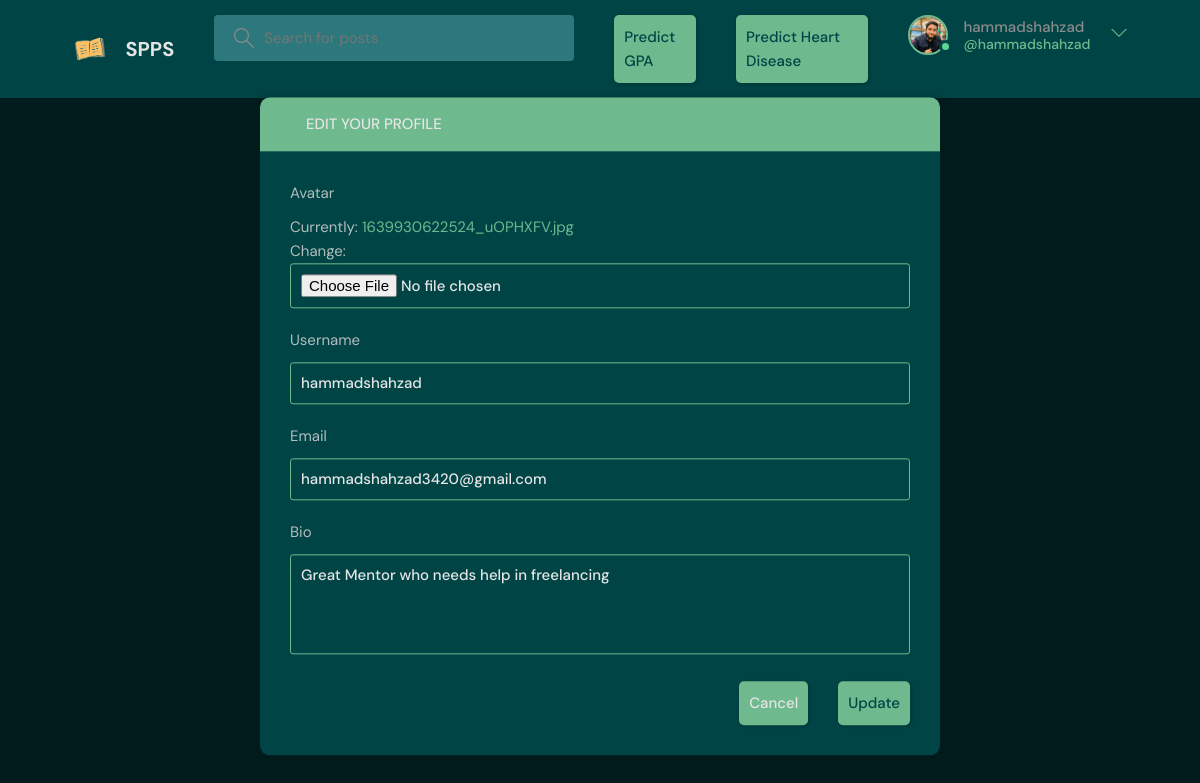
Page /update-user/ (signed in) on the committed database.
### base/models.py (models this page shows)
class User(AbstractUser):
    name = models.CharField(max_length=200, null=True)
    email = models.EmailField(max_length=200, unique=True)
    bio = models.TextField(max_length=255, null=True)
    avatar = models.ImageField(null = True, default='avatar.svg')
    USERNAME_FIELD = 'email'
    REQUIRED_FIELDS = []

### base/views.py (the view)
# urls.py: path('update-user/', views.user_update , name='update-user'),
@login_required(login_url='home')
def user_update(request):
    user = request.user
    if request.method == 'POST':
        form = UserForm(request.POST, request.FILES,instance=user)
        print(form)
        if form.is_valid():
            form.save()
            return redirect('profile', id=user.id)
    form  = UserForm(instance=user)
    return render(request, 'base/update-user.html', {'form': form})

### base/forms.py
class UserForm(ModelForm):
    class Meta:
        model = User
        fields = ['avatar','username', 'email','bio', ]

### base/templates/base/update-user.html (shortened to what this page needs)
{% extends 'base.html' %}
{% block content %}
<main class="update-account layout">
  <div class="container">
    <div class="layout__box">
      <div class="layout__boxHeader">
        <div class="layout__boxTitle">
          <a href="{% url 'home' %}">
            <svg version="1.1" xmlns="http://www.w3.org/2000/svg" width="32" height="32" viewBox="0 0 32 32">
              <title>arrow-left</title>
              <path
                d="M13.723 2.286l-13.723 13.714 13.719 13.714 1.616-1.611-10.96-10.96h27.625v-2.286h-27.625l10.965-10.965-1.616-1.607z">
              </path>
            </svg>
          </a>
          <h3>Edit your profile</h3>
        </div>
      </div>
      <div class="layout__body">
        <form class="form" action="" method="POST" enctype="multipart/form-data">
          {% for field in form %}
          <div class="form__group">
            <label for="profile_pic">{{field.label}}</label>
            {{field}}
          </div>
          {% endfor %}
          <div class="form__action">
            <a class="btn btn--dark" href="{{request.META.HTTP_REFERER}}">Cancel</a>
            <button class="btn btn--main" type="submit">Update</button>
          </div>
        </form>
      </div>
    </div>
  </div>
</main>
{% endblock content %}

### templates/includes/navbar.html (shortened to what this page needs)
{% load static %}
<header class="header header--loggedIn">
  <div class="container">
    <a href="{% url 'home' %}" class="header__logo">
      <img src="{% static 'images/logo_final0.1.png' %}" />
      <h1>SPPS</h1>
    </a>
    <form class="header__search" method="GET" action="{% url 'home' %}">
      <label>
        <input name="q" placeholder="Search for posts" />
      </label>
    </form>
    <a class="btn btn--main" href="{% url 'predict-gpa' %}">
      Predict GPA
    </a>
    <a class="btn btn--main" href="{% url 'predict-category' %}">
      Predict Heart Disease
    </a>
    <nav class="header__menu">
      {% if request.user.is_authenticated %}
      <div class="header__user">
        <a href="{% url 'update-user' %}">
          <div class="avatar avatar--medium active">
            <img src="{{request.user.avatar.url}}" />
          </div>
          <p>
            {{request.user.username}} <span>@{{request.user.username}}</span>
          </p>
        </a>
        <button class="dropdown-button">
          <svg
            version="1.1"
            xmlns="http://www.w3.org/2000/svg"
            width="32"
            height="32"
            viewBox="0 0 32 32"
          >
            <title>chevron-down</title>
            <path d="M16 21l-13-13h-3l16 16 16-16h-3l-13 13z"></path>
          </svg>
        </button>
      </div>
      {% else %}
      <a href="{% url 'login' %}">
        <img src="{% static 'images/avatar.svg' %}" />
        <p>Login</p>
      </a>
      {% endif %}
    </nav>
  </div>
</header>

### rows in the picture
User: user.avatar (picture), user.username "hammadshahzad", form "hammadshahzad" "hammadshahzad3420@gmail.com" "Great Mentor who needs help in freelancing"

### other values in the picture
{{ field.label }} "Avatar" "Username" "Email" "Bio"
